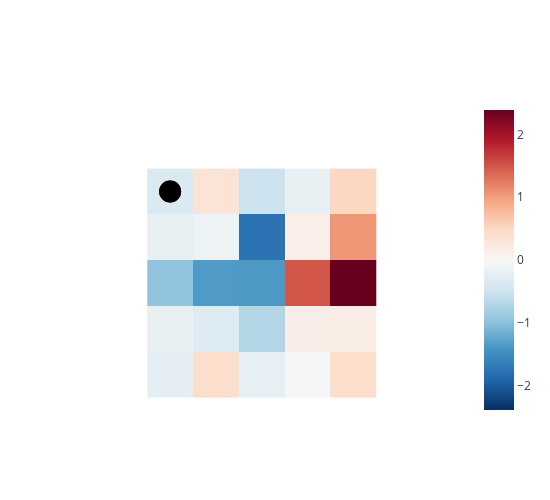

Notebook code cell kept with this figure:
### Code cell
import plotly.express as px
import plotly.graph_objects as go

# fig_kernel_avg = px.imshow(kernel_avg,color_continuous_scale='RdBu_r')      
# fig_kernel_avg.add_trace(go.Scatter(x=[0], y=[0], marker=dict(color='white', size=20,line=dict(width=2,color='black'))))
# fig_kernel_avg.add_trace(go.Scatter(x=[0], y=[0], marker=dict(color='black', size=20,line=dict(width=2,color='black'))))


# fig_kernel_avg.update_layout({
# 'plot_bgcolor': 'rgba(0, 0, 0, 0)',
# 'paper_bgcolor': 'rgba(0, 0, 0, 0)',
# 'showlegend':False
# })


# fig_kernel_avg.show()


z = kernel_avg
fig_kernel_avg = go.Figure(data=go.Heatmap(
                                            z = z,
                                            type = 'heatmap',
                                            colorscale = 'RdBu_r',
                                            zmid=0),
                           
                          layout = go.Layout(yaxis=dict(scaleanchor="x", scaleratio=1),
                                             yaxis_range=[len(kernel_avg),-2],
                                             xaxis_range=[-1,len(kernel_avg[0])+.5],
                                             plot_bgcolor='rgba(0, 0, 0, 0)',
                                             paper_bgcolor='rgba(0, 0, 0, 0)',
                                             width = 550,
                                             height = 500,
                                             showlegend=False)
                          )


fig_kernel_avg.add_trace(go.Scatter(x=[0], y=[0], marker=dict(color='white', size=20,line=dict(width=2,color='black'))))
fig_kernel_avg.add_trace(go.Scatter(x=[0], y=[0], marker=dict(color='black', size=20,line=dict(width=2,color='black'))))


fig_kernel_avg.update_yaxes(visible=False)
fig_kernel_avg.update_xaxes(visible=False)

fig_kernel_avg.show()

### Figure 1 — Plotly figure (JSON) as saved in the notebook; plotly's stock layout.template omitted (floating-point values rounded to 4 significant figures)
{"data": [{"colorscale": [[0, "rgb(5,48,97)"], [0.1, "rgb(33,102,172)"], [0.2, "rgb(67,147,195)"], [0.3, "rgb(146,197,222)"], [0.4, "rgb(209,229,240)"], [0.5, "rgb(247,247,247)"], [0.6, "rgb(253,219,199)"], [0.7, "rgb(244,165,130)"], [0.8, "rgb(214,96,77)"], [0.9, "rgb(178,24,43)"], [1, "rgb(103,0,31)"]], "type": "heatmap", "z": [[-0.3642, 0.3368, -0.5189, -0.1927, 0.5053], [-0.1941, -0.1256, -1.772, 0.1445, 1.055], [-0.9605, -1.363, -1.374, 1.492, 2.391], [-0.1782, -0.3317, -0.7078, 0.1623, 0.1699], [-0.2258, 0.4254, -0.2142, -0.02218, 0.4243]], "zmid": 0}, {"marker": {"color": "white", "line": {"color": "black", "width": 2}, "size": 20}, "type": "scatter", "x": [0], "y": [0]}, {"marker": {"color": "black", "line": {"color": "black", "width": 2}, "size": 20}, "type": "scatter", "x": [0], "y": [0]}], "layout": {"height": 500, "paper_bgcolor": "rgba(0, 0, 0, 0)", "plot_bgcolor": "rgba(0, 0, 0, 0)", "showlegend": false, "width": 550, "xaxis": {"range": [-1, 5.5], "visible": false}, "yaxis": {"range": [5, -2], "scaleanchor": "x", "scaleratio": 1, "visible": false}}}
